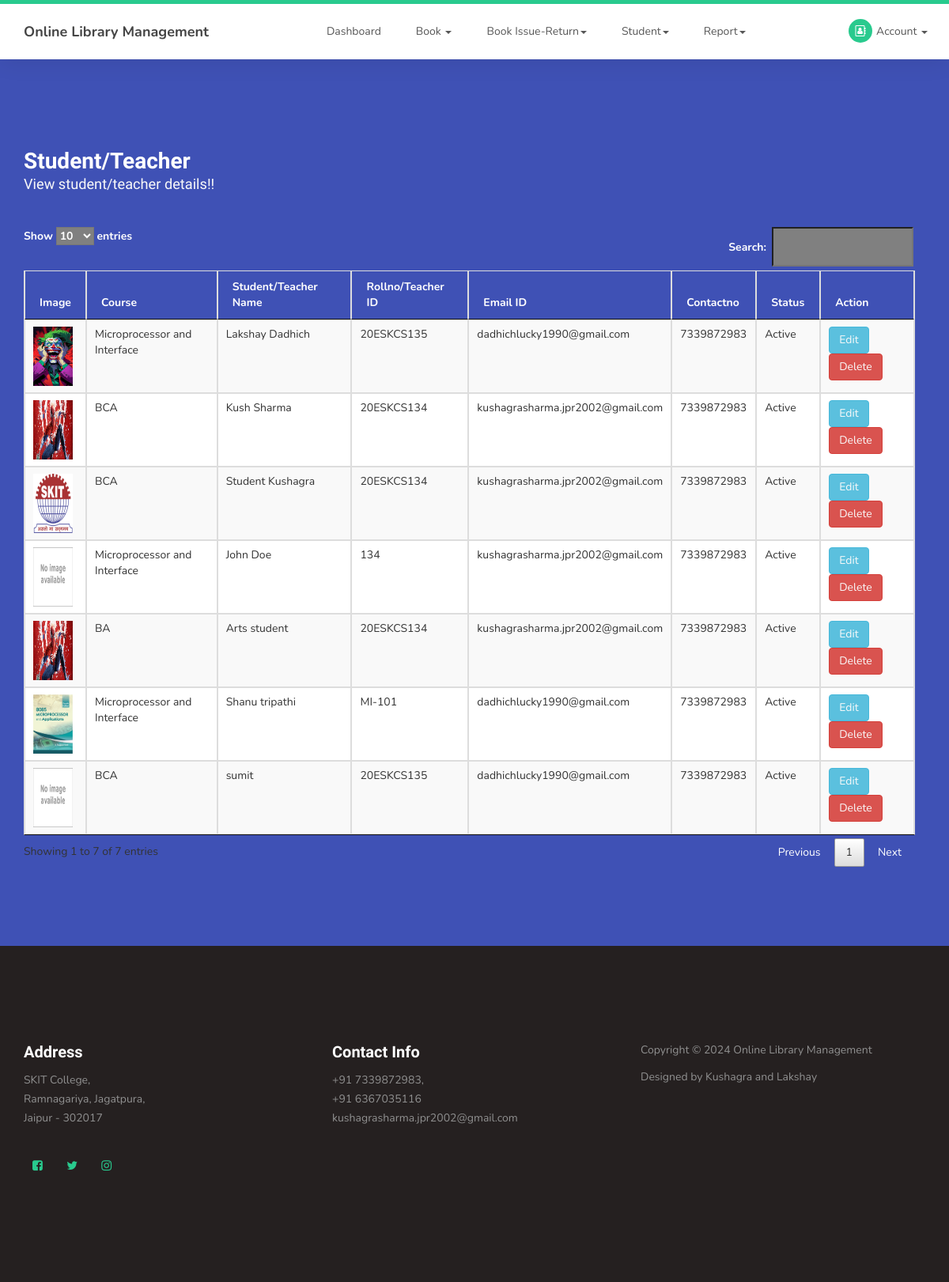
/viewstudent.php (signed in), run on the app's committed database.
### tables this page shows
CREATE TABLE `student` (
  `studentid` int(10) NOT NULL,
  `courseid` int(10) NOT NULL,
  `studentname` varchar(25) NOT NULL,
  `studentimg` varchar(255) NOT NULL,
  `rollno` varchar(25) NOT NULL,
  `password` varchar(100) NOT NULL,
  `emailid` varchar(100) NOT NULL,
  `contactno` varchar(15) NOT NULL,
  `status` varchar(15) NOT NULL
);

CREATE TABLE `course` (
  `courseid` int(10) NOT NULL,
  `branchid` int(10) NOT NULL,
  `course` varchar(50) NOT NULL,
  `coursenote` text NOT NULL,
  `status` varchar(10) NOT NULL
);

### viewstudent.php (the view, shortened to what this page needs)
<?php
include("header.php");
?>
     <section id="contact">
          <div class="container">
               <div class="row">
                    <div class="col-md-12 col-sm-12">
                         <form id="contact-form" role="form" action="" method="post">
                              <div class="section-title">
                                   <h2>Student/Teacher<small>View student/teacher details!!</small></h2>
                              </div>
                              <div class="col-md-12 col-sm-12">
<table id="idviewbook"  class="table table-striped table-bordered"  >
	<thead>
		<tr style="color:white">
			<th>Image</th>
			<th>Course</th>
			<th>Student/Teacher Name</th>
			<th>Rollno/Teacher ID</th>
			<th>Email ID</th>
			<th>Contactno</th>
			<th>Status</th>
			<th>Action</th>
		</tr>
	</thead>
	<tbody>
	<?php
	$sql= "SELECT * FROM student left join course ON course.courseid = student.courseid";
	$qsql = mysqli_query($con,$sql);
	while($rs = mysqli_fetch_array($qsql))
	{
		if($rs['studentimg'] == "")
		{
			$imgname = "images/noimage.png";
		}
		else if(file_exists("imgstudent/".$rs['studentimg']))
		{
			$imgname = "imgstudent/".$rs['studentimg'];
		}
		else
		{
			$imgname = "images/noimage.png";
		}
		echo "<tr>
			<td><img  src='$imgname' style='height:75px;width: 50px;'></td>
			<td>$rs[course]</td>
			<td>$rs[studentname]</td>
			<td>$rs[rollno]</td>
			<td>$rs[emailid]</td>
			<td>$rs[contactno]</td>
			<td>$rs[status]</td>
			<td><a href='student.php?editid=$rs[studentid]'  class='btn btn-info' >Edit</a>  <a  class='btn btn-danger' href='viewstudent.php?delid=$rs[studentid]' onclick='return confirmdel()'>Delete</a></td>
		</tr>";
	}
	?>
	</tbody>
</table>
                              </div>
                         </form>
                    </div>
               </div>
          </div>
     </section>
<?php
include("footer.php");
?>

### css/templatemo-style.css (style rules this page uses)
body { background: #ffffff; font-family: 'Nunito', sans-serif; overflow-x: hidden; padding-top: 70px; }
h1,h2,h3,h4,h5,h6 { font-family: 'Muli', sans-serif; font-weight: bold; line-height: inherit; }
h2 { color: #353535; font-size: 2em; padding-bottom: 10px; }
html { -webkit-font-smoothing: antialiased; }
a { color: #252525; -webkit-transition: 0.5s; transition: 0.5s; text-decoration: none !important; }
a, input, button, .form-control { -webkit-transition: 0.5s; transition: 0.5s; }
.section-title { padding-bottom: 40px; }
.section-title h2 { margin: 0; }
.section-title small { display: block; }
section { position: relative; padding: 100px 0; }
#contact { background: #3f51b5; }
#contact h2 { color: #ffffff; }
#contact .section-title { padding-bottom: 20px; }
#contact h2 > small, #contact p, #contact a { color: #f9f9f9; }
#contact-form { padding: 1em 0; }
#contact-form .col-md-12, #contact-form .col-md-4 { padding-left: 0; }

### data on the page
student: studentimg (picture), courseid.course "Microprocessor and Interface", studentname "Lakshay Dadhich", rollno "20ESKCS135", emailid "dadhichlucky1990@gmail.com", contactno "7339872983", courseid.status "Active"
student: studentimg (picture), courseid.course "BCA", studentname "Kush Sharma", rollno "20ESKCS134", emailid "kushagrasharma.jpr2002@gmail.com", contactno "7339872983", courseid.status "Active"
student: studentimg (picture), courseid.course "BCA", studentname "Student Kushagra", rollno "20ESKCS134", emailid "kushagrasharma.jpr2002@gmail.com", contactno "7339872983", courseid.status "Active"
student: courseid.course "Microprocessor and Interface", studentname "John Doe", rollno "134", emailid "kushagrasharma.jpr2002@gmail.com", contactno "7339872983", courseid.status "Active"
student: studentimg (picture), courseid.course "BA", studentname "Arts student", rollno "20ESKCS134", emailid "kushagrasharma.jpr2002@gmail.com", contactno "7339872983", courseid.status "Active"
student: studentimg (picture), courseid.course "Microprocessor and Interface", studentname "Shanu tripathi", rollno "MI-101", emailid "dadhichlucky1990@gmail.com", contactno "7339872983", courseid.status "Active"
student: courseid.course "BCA", studentname "sumit", rollno "20ESKCS135", emailid "dadhichlucky1990@gmail.com", contactno "7339872983", courseid.status "Active"
